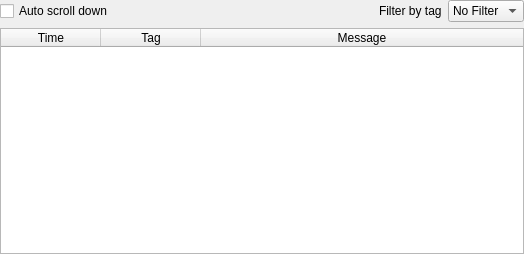
<?xml version="1.0" encoding="UTF-8"?>
<ui version="4.0">
 <class>LogcatWidget</class>
 <widget class="QWidget" name="LogcatWidget">
  <property name="geometry">
   <rect>
    <x>0</x>
    <y>0</y>
    <width>524</width>
    <height>254</height>
   </rect>
  </property>
  <property name="windowTitle">
   <string>Form</string>
  </property>
  <layout class="QVBoxLayout" name="verticalLayout">
   <property name="leftMargin">
    <number>0</number>
   </property>
   <property name="topMargin">
    <number>0</number>
   </property>
   <property name="rightMargin">
    <number>0</number>
   </property>
   <property name="bottomMargin">
    <number>0</number>
   </property>
   <item>
    <layout class="QHBoxLayout" name="horizontalLayout_11">
     <item>
      <widget class="QCheckBox" name="chkAutoScroll">
       <property name="text">
        <string>Auto scroll down</string>
       </property>
      </widget>
     </item>
     <item>
      <spacer name="horizontalSpacer_10">
       <property name="orientation">
        <enum>Qt::Horizontal</enum>
       </property>
       <property name="sizeHint" stdset="0">
        <size>
         <width>40</width>
         <height>20</height>
        </size>
       </property>
      </spacer>
     </item>
     <item>
      <widget class="QLabel" name="label_12">
       <property name="text">
        <string>Filter by tag</string>
       </property>
      </widget>
     </item>
     <item>
      <widget class="QComboBox" name="spnFilterByTag">
       <item>
        <property name="text">
         <string>No Filter</string>
        </property>
       </item>
      </widget>
     </item>
    </layout>
   </item>
   <item>
    <widget class="QTableWidget" name="tblLog">
     <property name="editTriggers">
      <set>QAbstractItemView::NoEditTriggers</set>
     </property>
     <property name="selectionBehavior">
      <enum>QAbstractItemView::SelectRows</enum>
     </property>
     <attribute name="horizontalHeaderHighlightSections">
      <bool>false</bool>
     </attribute>
     <attribute name="horizontalHeaderStretchLastSection">
      <bool>true</bool>
     </attribute>
     <attribute name="verticalHeaderHighlightSections">
      <bool>false</bool>
     </attribute>
     <column>
      <property name="text">
       <string>Time</string>
      </property>
     </column>
     <column>
      <property name="text">
       <string>Tag</string>
      </property>
     </column>
     <column>
      <property name="text">
       <string>Message</string>
      </property>
     </column>
    </widget>
   </item>
  </layout>
 </widget>
 <resources/>
 <connections/>
</ui>
